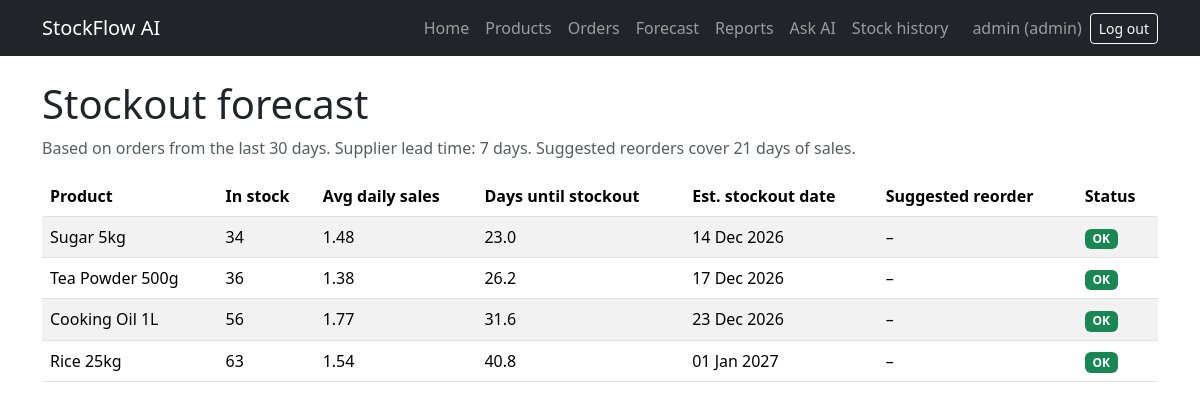
The page /forecast (signed in) on the database its author committed.
### app/models.py (models this page shows, shortened)
class User(UserMixin, db.Model):
    __tablename__ = "users"
    id = db.Column(db.Integer, primary_key=True)
    username = db.Column(db.String(80), unique=True, nullable=False)
    password_hash = db.Column(db.String(255), nullable=False)
    role = db.Column(db.String(20), nullable=False, default="staff")
    @property
    def is_admin(self):
        return self.role == "admin"

class Product(db.Model):
    id = db.Column(db.Integer, primary_key=True)
    name = db.Column(db.String(120), unique=True, nullable=False)
    quantity = db.Column(db.Integer, nullable=False, default=0)
    price = db.Column(db.Float, nullable=False)
    reorder_level = db.Column(db.Integer, nullable=False, default=10)
    is_active = db.Column(db.Boolean, nullable=False, default=True)

### app/tools.py (the view)
    @app.route("/forecast")
    @login_required
    def forecast():
        return render_template(
            "forecast.html",
            rows=forecast_products(),
            window_days=WINDOW_DAYS,
            lead_time_days=LEAD_TIME_DAYS,
            cover_days=COVER_DAYS,
        )

### app/auth.py (called while the page is built)
@login_manager.user_loader
def load_user(user_id):
    return db.session.get(User, int(user_id))

### app/forecast.py (called while the page is built)
def as_utc(value):
    if value is not None and value.tzinfo is None:
        return value.replace(tzinfo=timezone.utc)
    return value

def sales_by_product(now, window_days):
    since = now - timedelta(days=window_days)
    units = func.sum(-StockMovement.change).label("units")
    first_sale = func.min(StockMovement.created_at).label("first_sale")
    query = (
        select(StockMovement.product_id, units, first_sale)
        .where(StockMovement.reason == "order", StockMovement.created_at >= since)
        .group_by(StockMovement.product_id)
    )
    return {
        row.product_id: (row.units, as_utc(row.first_sale))
        for row in db.session.execute(query)
    }

def classify(days_left, lead_time_days):
    if days_left <= lead_time_days:
        return "critical"
    if days_left <= lead_time_days * 2:
        return "warning"
    return "ok"

### app/templates/forecast.html (shortened to what this page needs)
{% extends "base.html" %}
{% block content %}
    <h1>Stockout forecast</h1>
    <p class="text-muted">
        Based on orders from the last {{ window_days }} days.
        Supplier lead time: {{ lead_time_days }} days.
        Suggested reorders cover {{ lead_time_days + cover_days }} days of sales.
    </p>
    <table class="table table-striped mt-3 align-middle">
        <thead>
            <tr>
                <th>Product</th>
                <th>In stock</th>
                <th>Avg daily sales</th>
                <th>Days until stockout</th>
                <th>Est. stockout date</th>
                <th>Suggested reorder</th>
                <th>Status</th>
            </tr>
        </thead>
        <tbody>
            {% for row in rows %}
                <tr>
                    <td>{{ row.product.name }}</td>
                    <td>{{ row.product.quantity }}</td>
                    <td>{{ row.daily_demand }}</td>
                    <td>{{ row.days_left if row.days_left is not none else "–" }}</td>
                    <td>{{ row.stockout_date.strftime("%d %b %Y") if row.stockout_date else "–" }}</td>
                    <td>{{ row.suggested_order or "–" }}</td>
                    <td>
                        {% if row.status == "critical" %}
                            <span class="badge bg-danger">Critical</span>
                        {% elif row.status == "warning" %}
                            <span class="badge bg-warning text-dark">Warning</span>
                        {% elif row.status == "ok" %}
                            <span class="badge bg-success">OK</span>
                        {% else %}
                            <span class="badge bg-secondary">No sales data</span>
                        {% endif %}
                    </td>
                </tr>
            {% else %}
                <tr><td colspan="7">No products yet.</td></tr>
            {% endfor %}
        </tbody>
    </table>
{% endblock %}

### app/templates/base.html (shortened to what this page needs)
<!DOCTYPE html>
<html lang="en">
<head>
    <link href="https://cdn.jsdelivr.net/npm/bootstrap@5.3.3/dist/css/bootstrap.min.css" rel="stylesheet">
</head>
<body>
    <nav class="navbar navbar-expand navbar-dark bg-dark">
        <div class="container">
            <a class="navbar-brand" href="{{ url_for('home') }}">StockFlow AI</a>
            <div class="navbar-nav align-items-center">
                <a class="nav-link" href="{{ url_for('home') }}">Home</a>
                {% if current_user.is_authenticated %}
                    <a class="nav-link" href="{{ url_for('products') }}">Products</a>
                    <a class="nav-link" href="{{ url_for('orders') }}">Orders</a>
                    <a class="nav-link" href="{{ url_for('forecast') }}">Forecast</a>
                    {% if current_user.is_admin %}
                        <a class="nav-link" href="{{ url_for('reports') }}">Reports</a>
                        <a class="nav-link" href="{{ url_for('ask') }}">Ask AI</a>
                        <a class="nav-link" href="{{ url_for('stock_history') }}">Stock history</a>
                    {% endif %}
                    <span class="navbar-text ms-3 me-2">
                        {{ current_user.username }} ({{ current_user.role }})
                    </span>
                    <form method="post" action="{{ url_for('logout') }}" class="d-inline">
                        <button type="submit" class="btn btn-sm btn-outline-light">Log out</button>
                    </form>
                {% else %}
                    <a class="nav-link" href="{{ url_for('about') }}">About</a>
                    <a class="nav-link" href="{{ url_for('login') }}">Log in</a>
                {% endif %}
            </div>
        </div>
    </nav>
    <main class="container mt-4">
        {% block content %}{% endblock %}
    </main>
</body>
</html>

### rows shown on the page
User: username "admin", role "admin"
Product: product.name "Sugar 5kg", product.quantity "34"
Product: product.name "Tea Powder 500g", product.quantity "36"
Product: product.name "Cooking Oil 1L", product.quantity "56"
Product: product.name "Rice 25kg", product.quantity "63"

### other values the page prints
{{ window_days }} "30"
{{ lead_time_days }} "7"
{{ lead_time_days + cover_days }} "21"
{{ row.daily_demand }} "1.48" "1.38" "1.77" "1.54"
{{ row.days_left if row.days_left is not none else "–" }} "23.0" "26.2" "31.6" "40.8"
{{ row.stockout_date.strftime("%d %b %Y") if row.stockout_date else "–" }} "14 Dec 2026" "17 Dec 2026" "23 Dec 2026" "01 Jan 2027"
{{ row.suggested_order or "–" }} "–" "–" "–" "–"
